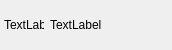
<?xml version="1.0" encoding="UTF-8"?>
<ui version="4.0">
 <class>Form</class>
 <widget class="QWidget" name="Form">
  <property name="geometry">
   <rect>
    <x>0</x>
    <y>0</y>
    <width>172</width>
    <height>50</height>
   </rect>
  </property>
  <property name="windowTitle">
   <string>Form</string>
  </property>
  <layout class="QHBoxLayout" name="horizontalLayout" stretch="1,3">
   <property name="spacing">
    <number>6</number>
   </property>
   <property name="leftMargin">
    <number>4</number>
   </property>
   <property name="topMargin">
    <number>2</number>
   </property>
   <property name="rightMargin">
    <number>2</number>
   </property>
   <property name="bottomMargin">
    <number>2</number>
   </property>
   <item>
    <widget class="QLabel" name="icon">
     <property name="minimumSize">
      <size>
       <width>40</width>
       <height>40</height>
      </size>
     </property>
     <property name="text">
      <string>TextLabel</string>
     </property>
    </widget>
   </item>
   <item>
    <widget class="QLabel" name="name">
     <property name="text">
      <string>TextLabel</string>
     </property>
    </widget>
   </item>
  </layout>
 </widget>
 <resources/>
 <connections/>
</ui>
